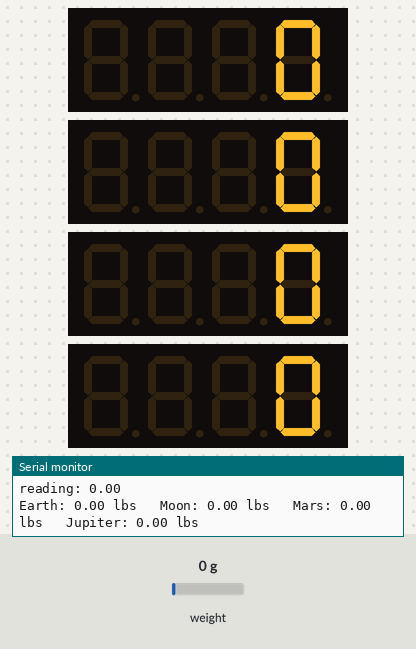
The sketch below on a simulated ATtiny85, built with avr-gcc and run on an emulated ATtiny85. On the bench: 4 × 4-digit seven-segment display, the last lines printed to the serial monitor. The test bench sets the inputs (shaded band); at power-on: weight on the scale 0 g.

Above: at 3.2 s.
3.3 s: weight on the scale set to 1250 g
At 5.5 s:
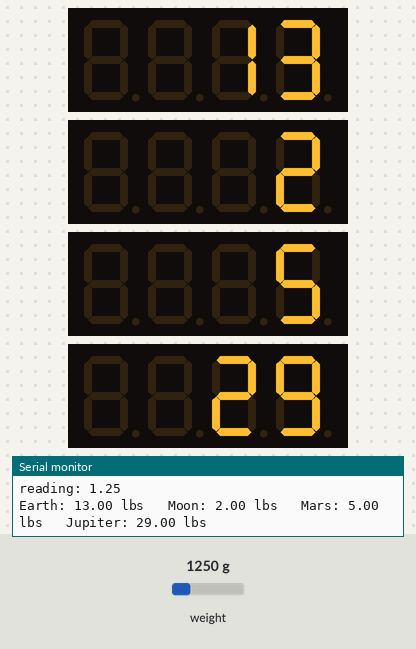
5.7 s: weight on the scale set to 2500 g
At 7.6 s:
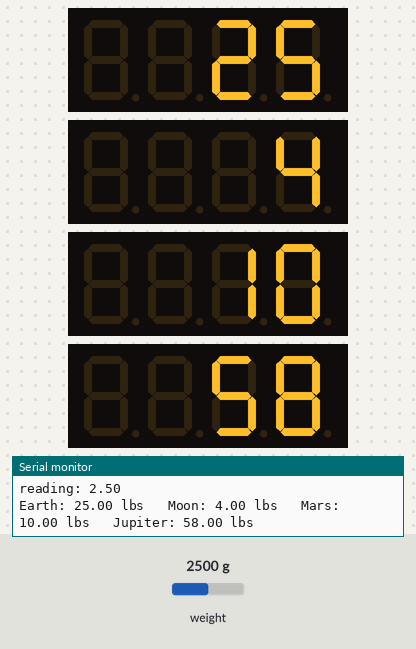
7.7 s: weight on the scale set to 100 g
At 8.13 s:
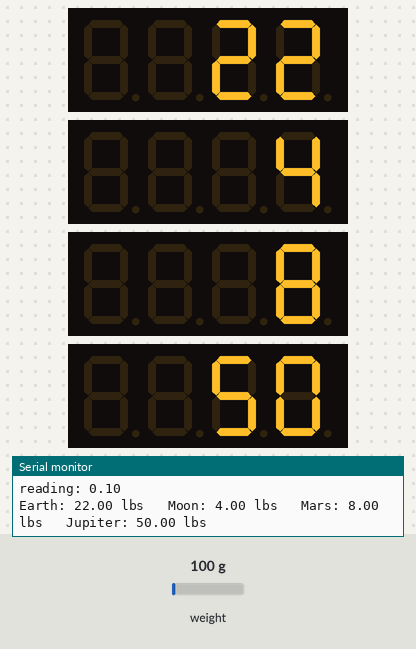
Timing chart, 0 to 10.7 s (numbered marks = the images above; inputs shaded):
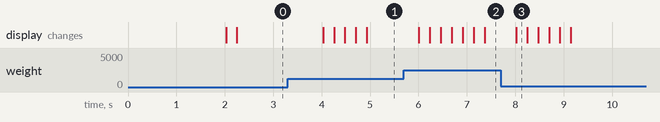

The sketch:

scaleTest1.ino
```cpp
#include "HX711.h"
#include <math.h>
#define DOUT  A0
#define CLK  A1
HX711 scale(DOUT, CLK);
float calibration_factor = -9570; //-7050 worked for my 440lb max scale setup


#include <Wire.h> // Enable this line if using Arduino Uno, Mega, etc.
#include <Adafruit_GFX.h>
#include "Adafruit_LEDBackpack.h"

Adafruit_7segment matrix01 = Adafruit_7segment();
Adafruit_7segment matrix02 = Adafruit_7segment();

Adafruit_7segment matrix03 = Adafruit_7segment();
Adafruit_7segment matrix04 = Adafruit_7segment();

float earth, moon, mars, jupiter;
float val = 0;
float i = 0;

const int numReadings = 7;


float readings[numReadings];      // the readings from the analog
int readIndex = 0;              // the index of the current reading
float total = 0;                  // the running total
float average = 0;                // the average

void setup() {
  Serial.begin(9600);

  // initialize all the readings to 0:
  for (int thisReading = 0; thisReading < numReadings; thisReading++) {
    readings[thisReading] = 0;
  }

  Serial.println("HX711 calibration sketch");
  Serial.println("Remove all weight from scale");
  Serial.println("After readings begin, place known weight on scale");
  Serial.println("Press + or a to increase calibration factor");
  Serial.println("Press - or z to decrease calibration factor");
  scale.set_scale();
  scale.tare(); //Reset the scale to 0

  long zero_factor = scale.read_average(); //Get a baseline reading
  Serial.print("Zero factor: "); //This can be used to remove the need to tare the scale. Useful in permanent scale projects.
  Serial.println(zero_factor);


#ifndef __AVR_ATtiny85__
  Serial.begin(9600);
  Serial.println("7 Segment Backpack Test");
#endif
  matrix01.begin(0x70);
  matrix02.begin(0x71);

  matrix03.begin(0x73);
  matrix04.begin(0x74);

  matrix01.print(0);
  matrix02.print(0);
  matrix03.print(0);
  matrix04.print(0);
  //delay(500);

}

void loop() {
  scale.set_scale(calibration_factor); //Adjust to this calibration factor

  // subtract the last reading:
  total = total - readings[readIndex];
  // read from the sensor:
  readings[readIndex] = abs(scale.get_units());
  // add the reading to the total:
  total = total + readings[readIndex];
  // advance to the next position in the array:
  readIndex = readIndex + 1;

  // if we're at the end of the array...
  if (readIndex >= numReadings) {
    // ...wrap around to the beginning:
    readIndex = 0;
  }

  // calculate the average:
  average = total / numReadings;
  // send it to the computer as ASCII digits
  Serial.println("reading: " + String(abs(scale.get_units())));


  earth = average;

  //  if (i<5){
  //    val += earth;
  //  }
  //  else if (i==5){
  //    val = val/5;
  //    earth = val;
  //  }
  //  else if (i>5 && abs(val - abs(scale.get_units()))>1){
  //    i = 0;
  //  }
  //  i++;


  if (earth < 0.5) {
    earth = 0.0;
    moon = 0.0;
    mars = 0.0;
    jupiter = 0.0;
  } else {
    moon = earth * 0.17;
    mars = earth * 0.38;
    jupiter = earth * 2.32;

    earth = roundf(earth * 10.0);//  / 10.0;
    moon = roundf(moon * 10.0);//  / 10.0;
    mars = roundf(mars * 10.0);//  / 10.0;
    jupiter = roundf(jupiter * 10.0);// / 10.0;


  }


  Serial.print("Earth: ");
  Serial.print(earth);
  Serial.print(" lbs   "); //Change this to kg and re-adjust the calibration factor if you follow SI units like a sane person

  Serial.print("Moon: ");
  Serial.print(moon);
  Serial.print(" lbs   "); //Change this to kg and re-adjust the calibration factor if you follow SI units like a sane person

  Serial.print("Mars: ");
  Serial.print(mars);
  Serial.print(" lbs   "); //Change this to kg and re-adjust the calibration factor if you follow SI units like a sane person

  Serial.print("Jupiter: ");
  Serial.print(jupiter);
  Serial.print(" lbs"); //Change this to kg and re-adjust the calibration factor if you follow SI units like a sane person
  //  Serial.print(" calibration_factor: ");
  //  Serial.print(calibration_factor);
  Serial.println();
  //  if (Serial.available())
  //  {
  //    char temp = Serial.read();
  //    if (temp == '+' || temp == 'a') {
  //      calibration_factor += 100;
  //    }
  //    else if (temp == '-' || temp == 'z') {
  //      calibration_factor -= 100;
  //    }
  //    else if (temp == 't' || temp == 'T') {
  //      scale.tare();
  //    }
  //    Serial.println("calibration_factor: " + String(calibration_factor));
  //
  //  }


  if (abs(val - earth) > 0.05 || earth < 0.5) {
    matrix01.print(int(earth));
    //    segDisp(earth);
//    matrix01.writeDigitNum('', earth, true);
        matrix01.writeDisplay();

    matrix02.print(int(moon));
    matrix02.writeDisplay();

    matrix03.print(int(mars));
    matrix03.writeDisplay();

    matrix04.print(int(jupiter));
    matrix04.writeDisplay();
  }
  //  delay(100);
  val = earth;


}

//void segDisp(float n) {
//  n = n * 100;
//  String sn = String(n);
//  sn = sn.remove(sn.length()-1);
//
//  for (int i = 0; i < sn.length(); i++){
//
//    }
//
//
//
//
//
//
//
//
//  for (int i = 0; i < sn.length() - 1; i++) {
//    //Serial.println("i: " + String(i) + "str: " + String(sn.charAt(i)));
//
//
//
//  }
//
//
//
//}
```

Measured:
- after the input at 3.3 s, the display: first changes after 0.73 s (image 1 shows a later state)
- after the input at 5.7 s, the display: first changes after 0.31 s (image 2 shows a later state)
- after the input at 7.7 s, the display: changes after 0.32 s (image 3)
